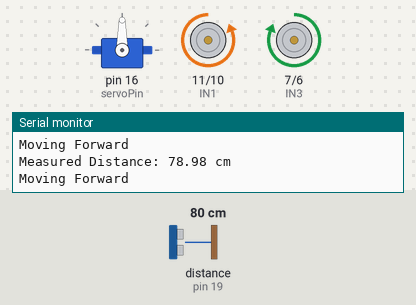
Simulated run of this sketch. Board: Arduino Uno, built with avr-gcc and run on an emulated ATmega328P. Shown: servo, motor-driver pin pairs drawn as motors (green arrow = first pin HIGH = forward, orange = second pin HIGH = backward, longer = more drive, scaled by the enable pin), the last lines printed to the serial monitor. Wiring (inferred from the names in the program): ultrasonic range finder: trigger pin 18; echo pin 19. The inputs (shaded band) are chosen by the test bench; at power-on: distance to the obstacle (sensor on pin 19) 80 cm. The echo pulse lasts 58.3 µs per cm.

Above: at 1.2 s.
1.3 s: distance to the obstacle (sensor on pin 19) set to 2 cm
At 3.4 s:
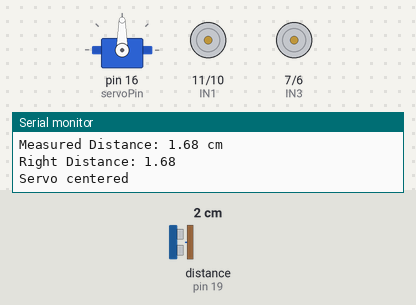
4.3 s: distance to the obstacle (sensor on pin 19) set to 18 cm
At 5.1 s:
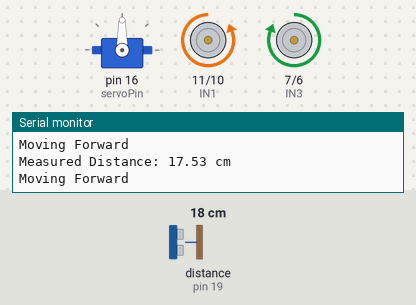
7.3 s: distance to the obstacle (sensor on pin 19) set to 12 cm
At 7.74 s:
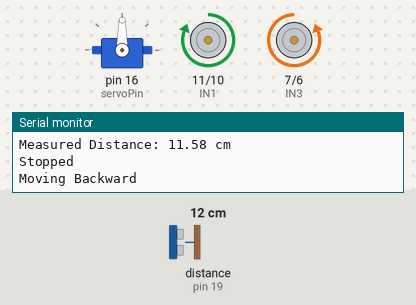
10.3 s: distance to the obstacle (sensor on pin 19) set to 4 cm
13.3 s: distance to the obstacle (sensor on pin 19) set to 35 cm
At 13.7 s:
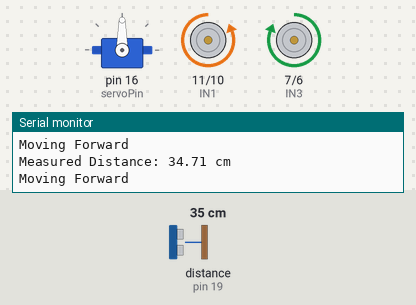
Timing chart, 0 to 15.8 s (numbered marks = the images above; inputs shaded):
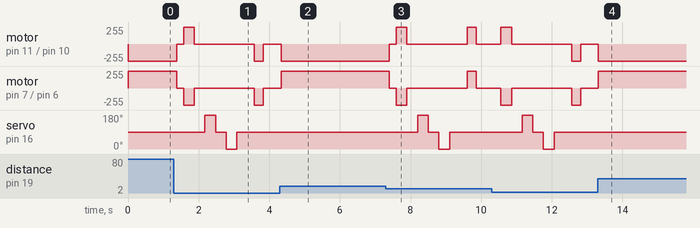

The sketch:

sketch_nov24a.ino
```cpp
#include <Servo.h>

// Servo motor setup
Servo servo; // Servo object
int servoPin = 16;

// Ultrasonic sensor pins
const int trigPin = 18;
const int echoPin = 19;

// Motor driver pins (L298N)
const int ENA = 17;  // Enable pin A
const int IN1 = 11;  // Input pin 1
const int IN2 = 10;  // Input pin 2
const int IN3 = 7;  // Input pin 3
const int IN4 = 6;  // Input pin 4
const int ENB = 15;  // Enable pin B

// Variables
int speed = 10000; // Speed of the robot

// Function prototypes
void forward();
void backward();
void left();
void right();
void stop();
float getDistance();
void servoLeft();
void servoRight();
void servoStart();

void setup() {
  // Initialize servo
  servo.attach(servoPin);
  servoStart(); // Center the servo

  // Set up motor pins
  pinMode(IN1, OUTPUT);
  pinMode(IN2, OUTPUT);
  pinMode(IN3, OUTPUT);
  pinMode(IN4, OUTPUT);
  pinMode(ENA, OUTPUT);
  pinMode(ENB, OUTPUT);

  // Set up ultrasonic sensor pins
  pinMode(trigPin, OUTPUT);
  pinMode(echoPin, INPUT);

  // Start serial communication for debugging
  Serial.begin(9600);
}

void loop() {
  float dis = getDistance();

  if (dis < 15) {
    stop();
    delay(200);

    // Reverse briefly
    backward();
    delay(300);
    stop();
    delay(300);

    // Scan to the left
    servoLeft();
    delay(300);
    float leftDis = getDistance();
    Serial.println("Left Distance: " + String(leftDis));

    // Center the servo
    servoStart();
    delay(300);

    // Scan to the right
    servoRight();
    delay(300);
    float rightDis = getDistance();
    Serial.println("Right Distance: " + String(rightDis));

    // Center the servo back
    servoStart();
    delay(500);

    // Decision-making
    if (leftDis > rightDis) {
      Serial.println("Decision: Turn Left");
      left();
      delay(250);
    } else {
      Serial.println("Decision: Turn Right");
      right();
      delay(250);
    }

    stop();
    delay(500);
  } else {
    forward();
    delay(100);
  }
}

// Motor functions
void forward() {
  analogWrite(ENA, speed);
  digitalWrite(IN1, LOW);
  digitalWrite(IN2, HIGH);

  analogWrite(ENB, speed);
  digitalWrite(IN3, HIGH);
  digitalWrite(IN4, LOW);

  Serial.println("Moving Forward");
}

void backward() {
  analogWrite(ENA, speed);
  digitalWrite(IN1, HIGH);
  digitalWrite(IN2, LOW);

  analogWrite(ENB, speed);
  digitalWrite(IN3, LOW);
  digitalWrite(IN4, HIGH);

  Serial.println("Moving Backward");
}

void left() {
  analogWrite(ENA, speed);
  digitalWrite(IN1, HIGH);
  digitalWrite(IN2, LOW);

  analogWrite(ENB, speed);
  digitalWrite(IN3, HIGH);
  digitalWrite(IN4, LOW);

  Serial.println("Turning Left");
}

void right() {
  analogWrite(ENA, speed);
  digitalWrite(IN1, LOW);
  digitalWrite(IN2, HIGH);

  analogWrite(ENB, speed);
  digitalWrite(IN3, LOW);
  digitalWrite(IN4, HIGH);

  Serial.println("Turning Right");
}

void stop() {
  analogWrite(ENA, 0);
  digitalWrite(IN1, LOW);
  digitalWrite(IN2, LOW);

  analogWrite(ENB, 0);
  digitalWrite(IN3, LOW);
  digitalWrite(IN4, LOW);

  Serial.println("Stopped");
}

// Ultrasonic sensor function
float getDistance() {
  digitalWrite(trigPin, LOW);
  delayMicroseconds(2);
  digitalWrite(trigPin, HIGH);
  delayMicroseconds(10);
  digitalWrite(trigPin, LOW);

  long duration = pulseIn(echoPin, HIGH);
  float distance = duration * 0.034 / 2;

  Serial.println("Measured Distance: " + String(distance) + " cm");
  return distance;
}

// Servo functions
void servoLeft() {
  servo.write(180); // Move servo to the left
  Serial.println("Servo moved left");
}

void servoRight() {
  servo.write(0); // Move servo to the right
  Serial.println("Servo moved right");
}

void servoStart() {
  servo.write(90); // Center the servo
  Serial.println("Servo centered");
}
```

Measured:
- after the input at 4.3 s, servo on pin 16 (servoPin): stays 90° (without the input it goes to 180° after 0.83 s)
- after the input at 13.3 s, servo on pin 16 (servoPin): stays 90° (without the input it goes to 180° after 0.82 s)
